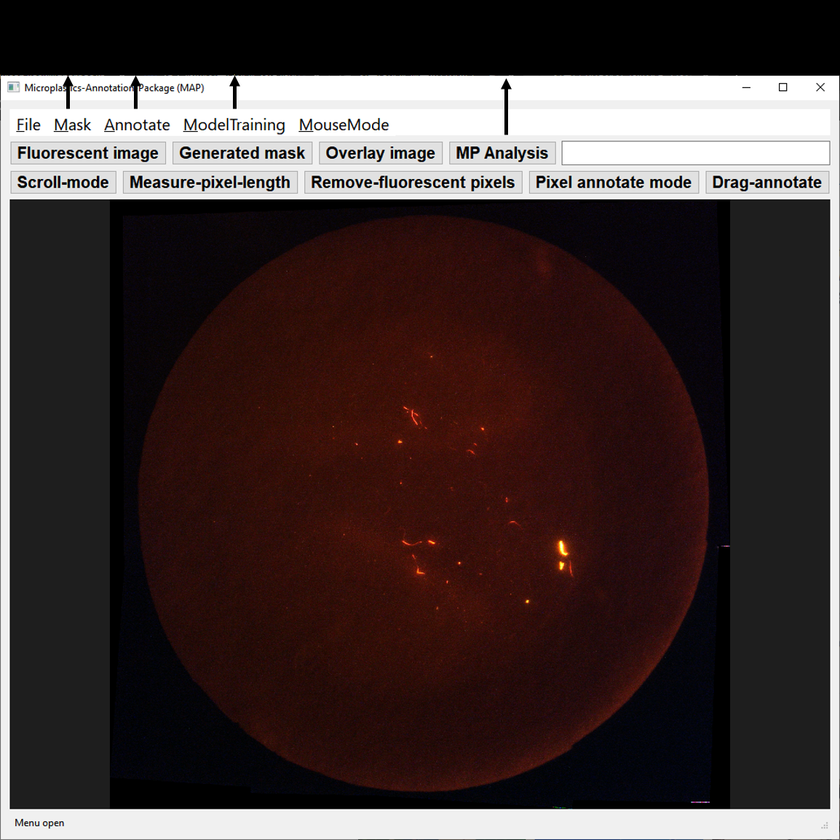
#> input picture MAP.png, 840 x 840 px, shrunk from 1154 x 1154 before the run; its folder holds only this picture in this run
$ python -i ImageJ.py   (imports and definitions only)
#> lines starting #> are read from the running program, lines starting #| are printed output that depends on the picture; after the words box and inside, x2 and y2 are one past the last pixel; in counts of white or black regions, pixels touching at a corner belong together
import cv2, code
from PIL import Image
import numpy as np
from scipy.spatial import distance
import matplotlib.pyplot as plt

def max_entropy_imageJ(data):
    total = data.sum()
    #code.interact(local=dict(globals(), **locals()))

    norm_histo = data / total

    P1 = np.zeros(len(norm_histo))
    P2 = np.zeros(len(norm_histo))
    #P1 = np.copy(norm_histo)\
    P1[0]=norm_histo[0];
    P2[0]=1.0-P1[0];

    for ih in range(len(norm_histo)):
        P1[ih]= P1[ih-1] + norm_histo[ih];
        P2[ih]= 1.0 - P1[ih];


    valid_idx = np.nonzero(data)[0]
    first_bin = valid_idx[0]
    last_bin = valid_idx[-1]

    max_ent = -9999999999999999999999
    threshold = -1
    ent_values = np.zeros(256)

    for it in range(first_bin, last_bin + 1):
        ent_back = 0.0;
        for ih in range (it+1):
            if data[ih] != 0:
                ent_back -= ( norm_histo[ih] / P1[it] ) * np.log( norm_histo[ih] / P1[it] );

        ent_obj = 0.0;
        for ih in range (it+1,256):
            if data[ih] != 0:
                ent_obj -= ( norm_histo[ih] / P2[it] ) * np.log( norm_histo[ih] / P2[it] );

        tot_ent = ent_back + ent_obj;
        ent_values[it] = tot_ent
        if max_ent < tot_ent:
            max_ent = tot_ent;
            threshold = it;

    return threshold,ent_values;


# [201 lines left out: functions renyi_entropy_imageJ, MP_ACT, add_grid, not called in this run]

def MP_VAT(ori_image):
    return thresholding(ori_image, max_entropy_imageJ)

def MP_VAT_2(ori_image):
    return thresholding(ori_image, renyi_entropy_imageJ)

def custom_thresholding(ori_image, value):
    fixed_val_function = lambda any_item: [value]
    return thresholding(ori_image, fixed_val_function)

def thresholding(ori_image, treshold_function):
    ori_image = ~ori_image #invert
    im = Image.fromarray(ori_image.astype(np.uint8))
    im = im.convert('L') #8bit
    im = np.array(im)

    # obtain histogram
    hist = np.histogram(im, bins=256, range=(0, 256))[0]
    # get threshold
    th = treshold_function(hist)
    im[im>th[0]] = 255
    im[im<=th[0]] = 0# masked image


    im = cv2.cvtColor(im, cv2.COLOR_GRAY2BGR)

    return im

>>> import cv2
>>> picture = cv2.imread('MAP.png')
#> picture is the input picture: shape (840, 840, 3); mean B, G, R 55.3, 56, 68.8
>>> result = MP_VAT(picture)
#> in thresholding, `ori_image = ~ori_image`:
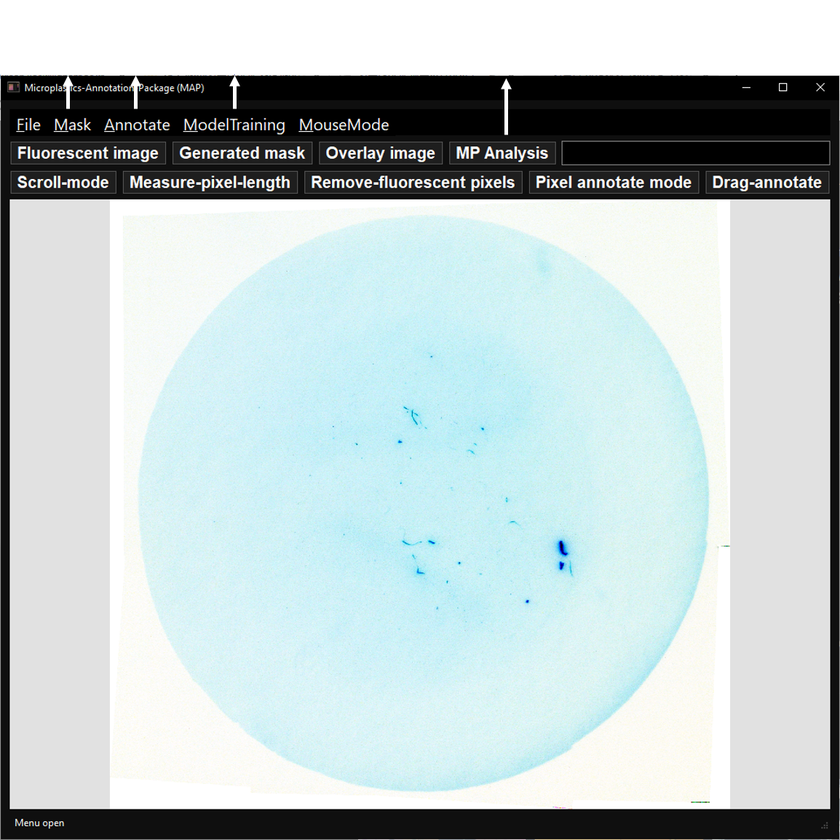
#> ori_image: shape (840, 840, 3); mean of channels 0, 1, 2 199.7, 199, 186.2; drawn as B, G, R
#> in thresholding, `im = im.convert('L')`:
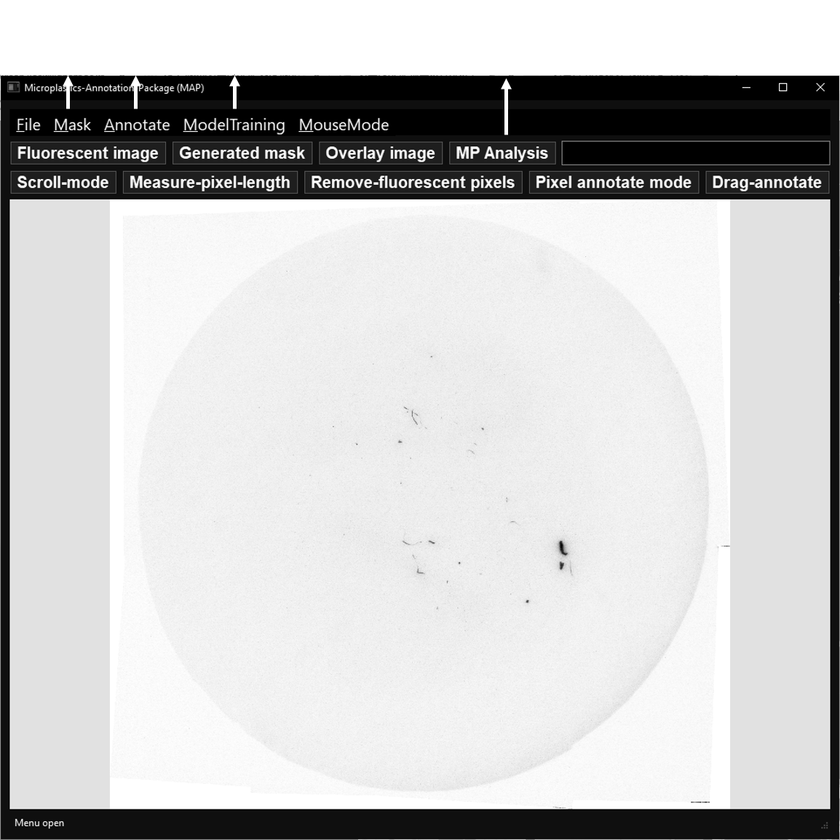
#> im: PIL image 840x840 L; min 0, max 255, mean 197.7
#> in thresholding, `hist = np.histogram(im, bins=256, range=(0, 256))[0]`: hist = 256 values, max 114990 at index 225, min 24 at index 101, mean 2756.2
#> in max_entropy_imageJ, `total = data.sum()`: total = 705600
#> in max_entropy_imageJ, `norm_histo = data / total`: norm_histo = 256 values, max 0.163 at index 225, min 3.4e-05 at index 101, mean 0.00391
#> in max_entropy_imageJ, `P1 = np.zeros(len(norm_histo))`: P1 = 256 values from 0 to 0
#> after the loop in max_entropy_imageJ, `for ih in range(len(norm_histo)):`: P1 = 256 values from 0.0575 to 1; P2 = 256 values, max 0.942 at index 0, min 0 at index 255, mean 0.772
#> in max_entropy_imageJ, `valid_idx = np.nonzero(data)[0]`: valid_idx = 256 values from 0 to 255
#> in max_entropy_imageJ, `first_bin = valid_idx[0]`: first_bin = 0
#> in max_entropy_imageJ, `last_bin = valid_idx[-1]`: last_bin = 255
#> after the loop in max_entropy_imageJ, `for it in range(first_bin, last_bin + 1):`: ent_values = 256 values, max 5.88 at index 224, min 3.35 at index 0, mean 5.38; max_ent = 5.88; threshold = 224
#> in thresholding, `im[im>th[0]] = 255`:
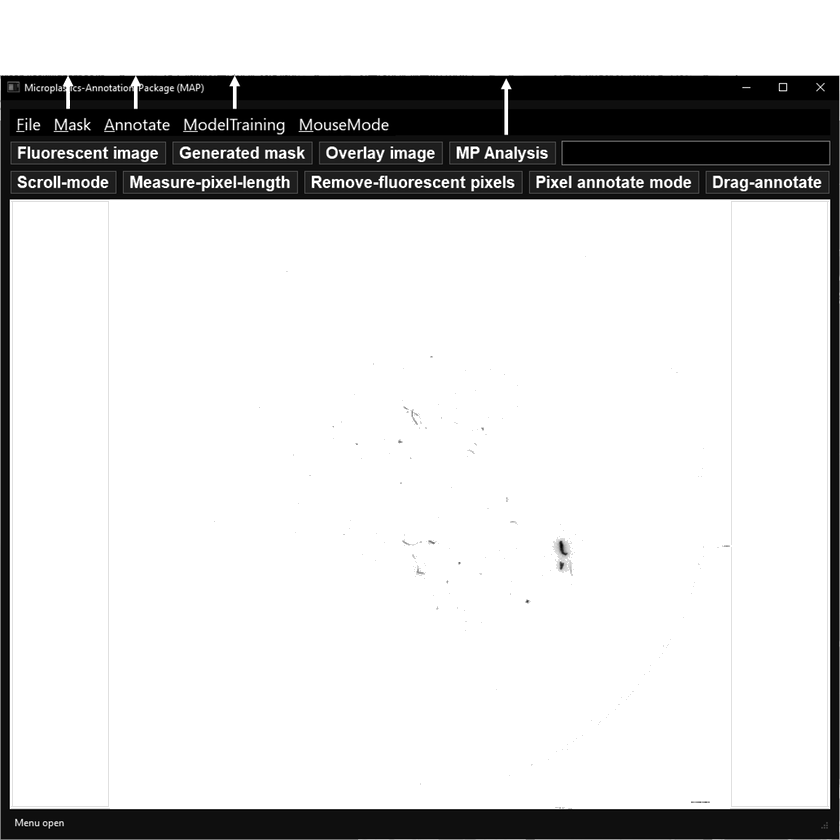
#> im: shape (840, 840); min 0, max 255, mean 209.5
#> in thresholding, `im[im<=th[0]] = 0# masked image`:
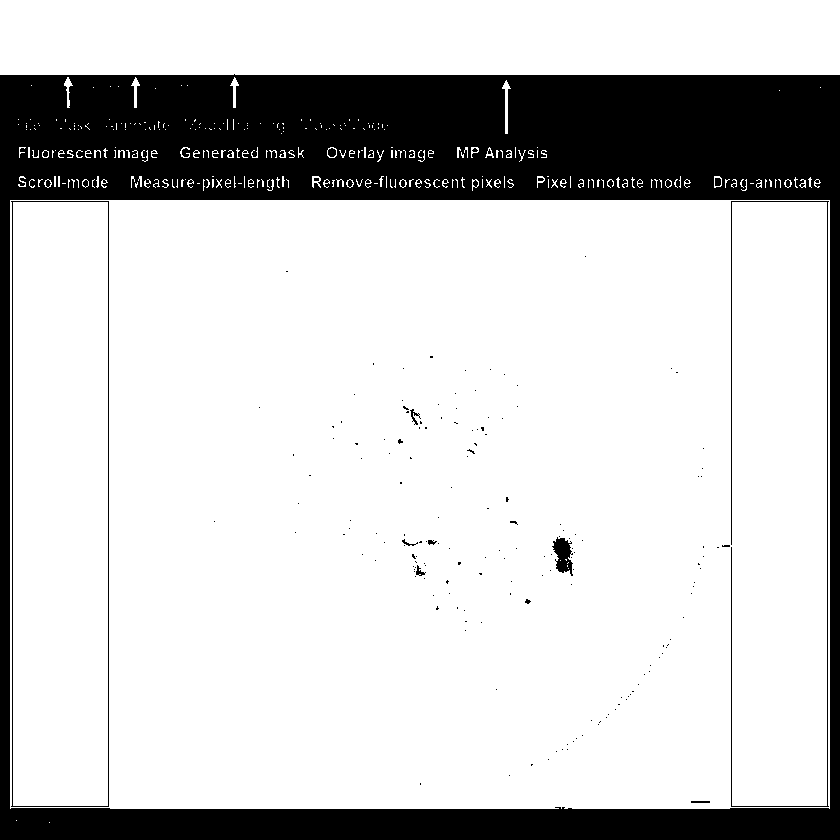
#> im: shape (840, 840); 79.7% white; 173 black regions (163 under 20 px), largest, box (x1, y1, x2, y2) and area: (0, 74, 840, 840) 139330, (11, 201, 109, 807) 1404, (731, 201, 829, 807) 1402
